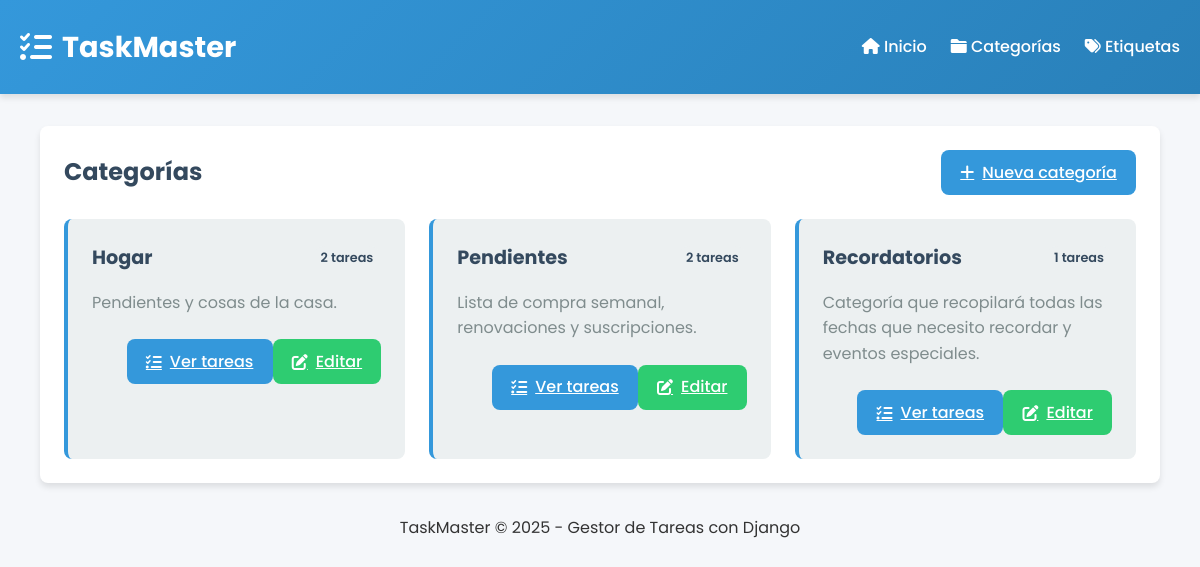
Page /tasks/categorias/ on the committed database.
### tasks/models.py (models this page shows, shortened)
class Categoria(models.Model):
    nombre = models.CharField(max_length=50)
    descripcion = models.CharField(max_length=200, blank=True, null=True)
    color = models.CharField(max_length=20, default='#3498db')
    fecha_creacion = models.DateTimeField(default=timezone.now)
    class Meta:
        verbose_name = 'Categoría'
        verbose_name_plural = 'Categorías'
        ordering = ['nombre']

### tasks/views.py (the view)
# urls.py: path('categorias/', views.categorias_list, name='categorias'),
def categorias_list(request):
    categorias = Categoria.objects.all()
    context = {
        'categorias': categorias,
    }
    return render(request, 'tasks/categorias_list.html', context)

### tasks/templates/tasks/categorias_list.html (shortened to what this page needs)
{% extends 'tasks/base.html' %}
{% block content %}
<div class="container">
    <div class="content">
        <div class="content-header">
            <h2 class="content-title">Categorías</h2>
            <a href="{% url 'tasks:categoria_create' %}" class="btn btn-primary">
                <i class="fas fa-plus"></i> Nueva categoría
            </a>
        </div>
        {% if categorias %}
        <div class="category-grid">
            {% for categoria in categorias %}
            <div class="category-card" style="border-left: 4px solid {{ categoria.color }}">
                <div class="category-card-header">
                    <h3 class="category-card-title">{{ categoria.nombre }}</h3>
                    <span class="category-count">{{ categoria.tareas.count }} tareas</span>
                </div>
                <div class="category-card-body">
                    <p>{{ categoria.descripcion|default:"Sin descripción" }}</p>
                </div>
                <div class="category-card-footer">
                    <a href="{% url 'tasks:categoria_detail' categoria.id %}" class="btn btn-primary">
                        <i class="fas fa-tasks"></i> Ver tareas
                    </a>
                    <a href="{% url 'tasks:categoria_update' categoria.id %}" class="btn btn-success">
                        <i class="fas fa-edit"></i> Editar
                    </a>
                </div>
            </div>
            {% endfor %}
        </div>
        {% endif %}
    </div>
</div>
{% endblock %}

### tasks/static/tasks/css/style.css (style rules this page uses)
:root { --primary-color: #3498db; --secondary-color: #2ecc71; --danger-color: #e74c3c; --warning-color: #f39c12; --dark-color: #34495e; --light-color: #ecf0f1; --shadow: 0 4px 6px rgba(0, 0, 0, 0.1); --border-radius: 8px; --transition: all 0.3s ease; }
* { margin: 0; padding: 0; box-sizing: border-box; }
body { font-family: 'Poppins', sans-serif; background-color: #f5f7fa; color: #333; line-height: 1.6; }
.container { max-width: 1200px; margin: 0 auto; padding: 0 20px; }
.category-count { background-color: var(--light-color); color: var(--dark-color); padding: 2px 8px; border-radius: 20px; font-size: 0.8rem; font-weight: 600; }
.content { background-color: white; border-radius: var(--border-radius); padding: 1.5rem; box-shadow: var(--shadow); }
.content-header { display: flex; justify-content: space-between; align-items: center; margin-bottom: 1.5rem; }
.content-title { font-size: 1.5rem; color: var(--dark-color); }
.btn { padding: 0.6rem 1.2rem; border: none; border-radius: var(--border-radius); cursor: pointer; font-weight: 500; transition: var(--transition); display: inline-flex; align-items: center; }
.btn i { margin-right: 8px; }
.btn-primary { background-color: var(--primary-color); color: white; }
.btn-success { background-color: var(--secondary-color); color: white; }
.category-grid, .tags-container { display: grid; grid-template-columns: repeat(auto-fill, minmax(300px, 1fr)); gap: 1.5rem; }
.category-card, .tag-card { background-color: var(--light-color); border-radius: var(--border-radius); padding: 1.5rem; transition: var(--transition); }
.category-card-header, .tag-card-header { display: flex; justify-content: space-between; align-items: center; margin-bottom: 1rem; }
.category-card-title, .tag-card-title { font-size: 1.2rem; color: var(--dark-color); }
.category-card-body { margin-bottom: 1.5rem; color: #7f8c8d; }
.category-card-footer, .tag-card-footer { display: flex; justify-content: flex-end; }

### rows in the picture
Categoria: nombre "Hogar", tareas.count "2", descripcion "Pendientes y cosas de la casa."
Categoria: nombre "Pendientes", tareas.count "2", descripcion "Lista de compra semanal, renovaciones y suscripciones."
Categoria: nombre "Recordatorios", tareas.count "1", descripcion "Categoría que recopilará todas las fechas que necesito recordar y eventos especiales."
